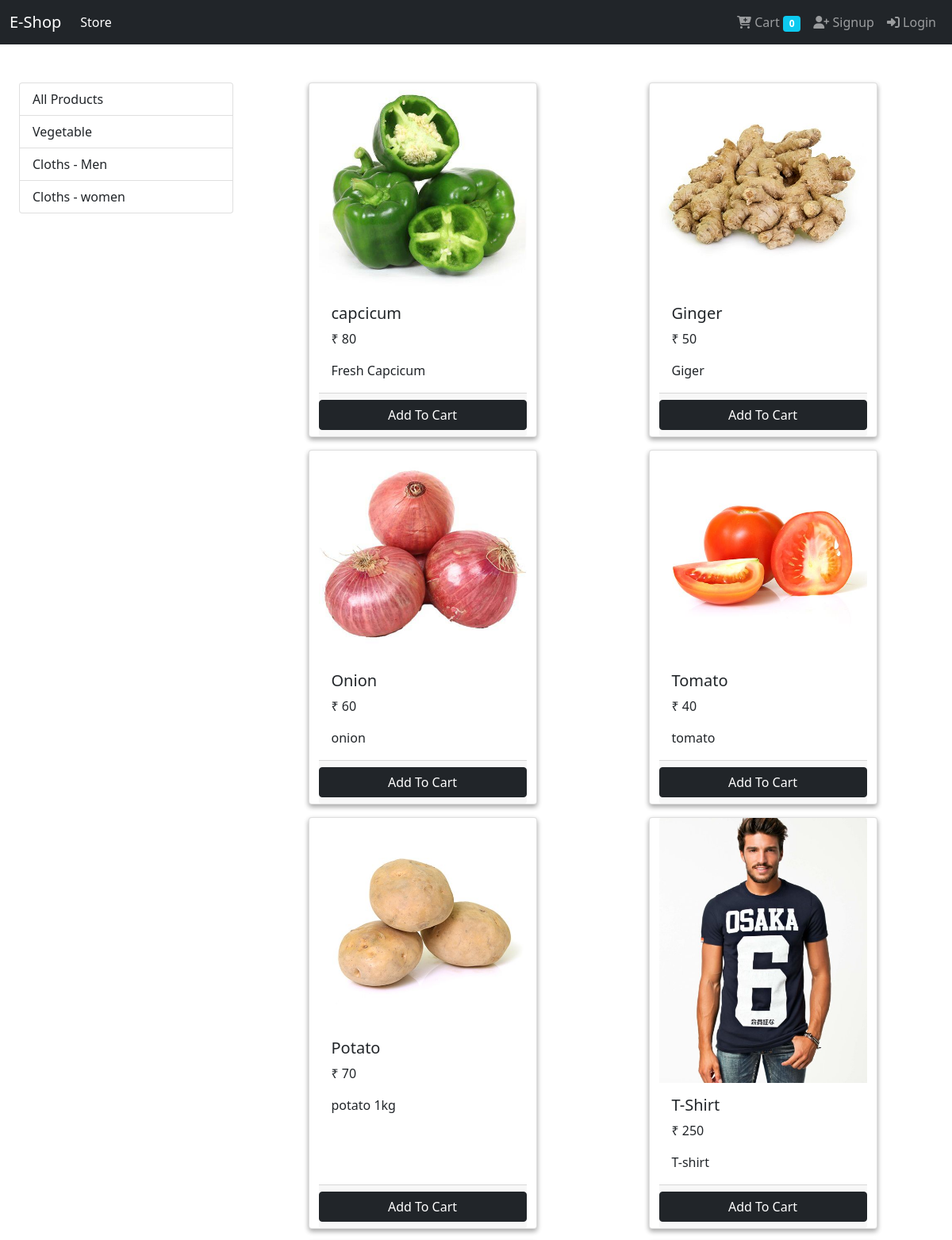
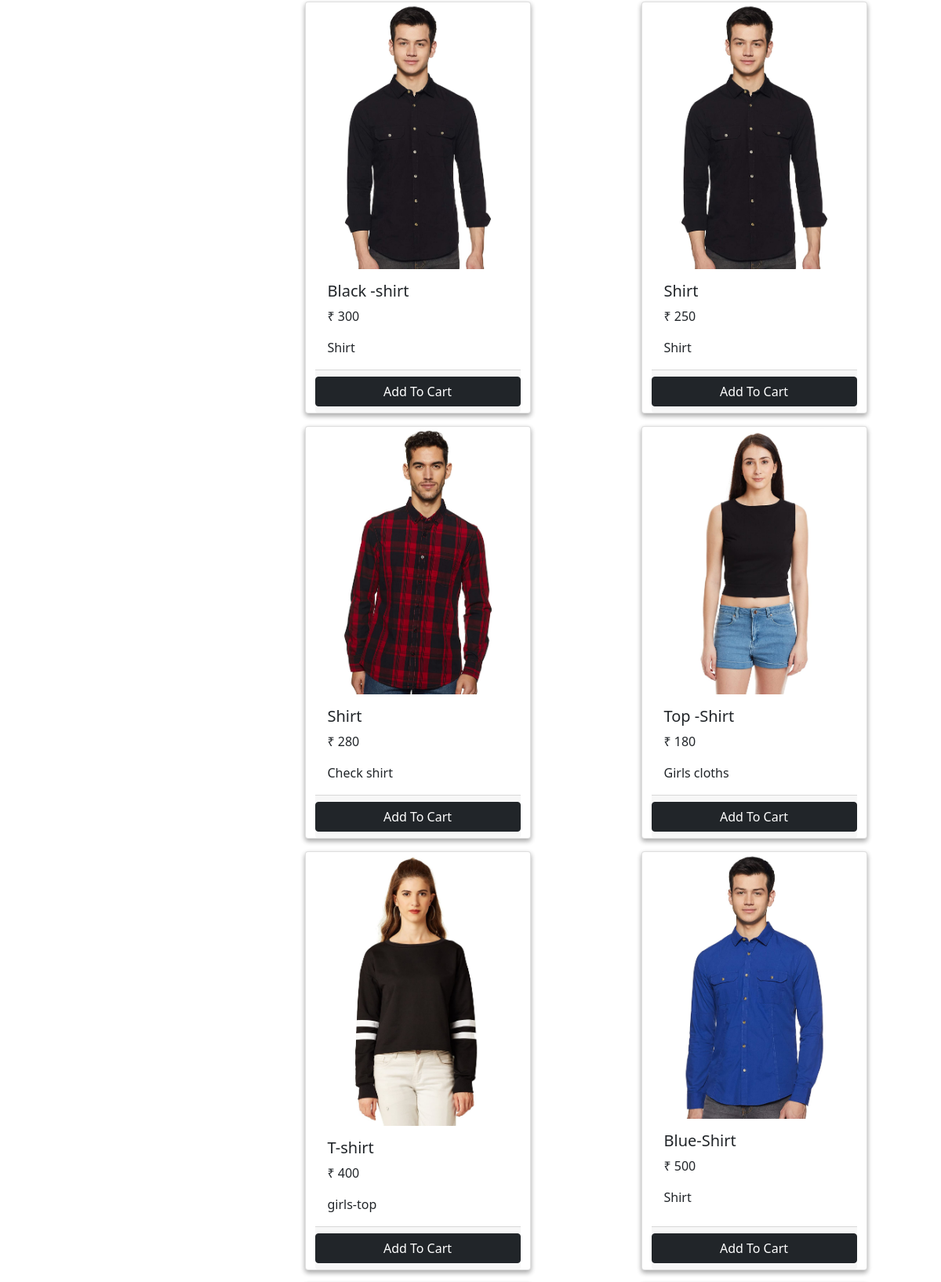
The page / (upper part) on the database its author committed (2 pictures, top to bottom).
### store/models/category.py (models this page shows, shortened)
class Category(models.Model):
    name=models.CharField(max_length=20)
    @staticmethod
    def get_all_categories():
        return Category.objects.all()

### store/models/product.py (models this page shows, shortened)
class Product(models.Model):
    name=models.CharField(max_length=50)
    price=models.IntegerField(default=0)
    category= models.ForeignKey(Category,on_delete=models.CASCADE ,default=1)
    description=models.CharField(max_length=200,default='' , null=True, blank=True)
    image=models.ImageField(upload_to='upload/product/')
    @staticmethod
    def get_all_products():
        return Product.objects.all()

### store/views/home.py (the view, shortened to what this page needs)
# urls.py: path('',Index.as_view() ,name='homepage'),
class Index(View):
    def get(self, request):
        cart=request.session.get('cart')
        if not cart:
            request.session['cart']={}
        products = None
        categories = Category.get_all_categories()
        categoryid = request.GET.get('category')
        if categoryid:
            products = Product.get_all_product_by_categoryid(categoryid)
        else:
            products = Product.get_all_products()
        data = {}
        data['products'] = products
        data['categories'] = categories
        return render(request, 'app/index.html', data)

### store/templatetags/cart.py (called while the page is built)
@register.filter(name='is_in_cart')
def is_in_cart(product  , cart):
    keys = cart.keys()
    for id in keys:
        if int(id) == product.id:
            return True
    return False

### store/templatetags/custom_filter.py (called while the page is built)
@register.filter(name='currency')
def currency(number):
    return '₹ '+str(number)

### store/templates/app/index.html (shortened to what this page needs)
{% extends 'app/base.html' %}
{% block content %}
{% load cart %}
{% load custom_filter %}
<div class="container-fluid mt-5">
    <div class="row">
        <div class="col-lg-3 col-md-10 mb-5 ">
            <div class="list-group">
                <a href="/" class="list-group-item list-group-item-action">All Products</a>
                {% for category in categories %}
                <a href="/?category={{category.id}}"
                    class="list-group-item list-group-item-action">{{category.name}}</a>
                {% endfor %}
            </div>
        </div>
        <div id="products" class="col-lg-9">
            <div class="row  mx-auto">
                {% for product in products %}
                <div class="card mx-auto mb-3" id="{{product.id}}" style="width: 18rem; box-shadow: rgba(0, 0, 0, 0.16) 0px 3px 6px, rgba(0, 0, 0, 0.23) 0px 3px 6px;">
                    <img src="{{product.image.url}}" class="card-img-top" alt="{{product.name}}">
                    <div class="card-body">
                        <h5 class="card-title">{{product.name}}</h5>
                        <p class="card-text">{{product.price|currency}}</p>
                        <p class="card-text">{{product.description}}</p>
                    </div>
                    <div class="card-footer p-0  no-gutter ">
                        {% if product|is_in_cart:request.session.cart %}
                        <div class="row ">
                            <form action="/#{{product.id}}" method="POST" class="col-2 p-0">
                                {% csrf_token %}
                                <input type="text" hidden name="product" value="{{product.id}}">
                                <input type="text" hidden name="remove" value="True">
                                <input type="submit" value=" - " class=" btn btn-block btn-dark ">
                            </form>
                            <div class="text-center col-8">{{product|cart_quantity:request.session.cart}} in cart</div>
                            <form action="/#{{product.id}}" method="POST" class="col-2 p-0">
                                {% csrf_token %}
                                <input type="text" hidden name="product" value="{{product.id}}">
                                <input type="submit" value=" + " class=" btn btn-block btn-dark ">
                            </form>
                        </div>
                        {% else %}
                        <form action="/#{{product.id}}" method="POST" class="d-grid gap-2 mt-2 mb-2">
                            <input type="submit" value="Add To Cart" class="btn btn-dark ">
                        </form>
                        {% endif %}
                    </div>
                </div>
                {% endfor %}
            </div>
        </div>
    </div>
</div>
{% endblock %}

### store/templates/app/base.html (shortened to what this page needs)
<!doctype html>
<html lang="en">
<head>
    <link href="https://cdn.jsdelivr.net/npm/bootstrap@5.0.2/dist/css/bootstrap.min.css" rel="stylesheet"
>
    <link rel="stylesheet" href="https://cdnjs.cloudflare.com/ajax/libs/font-awesome/6.1.1/css/all.min.css" />
</head>
<body>
    <nav class="navbar navbar-expand-lg navbar-dark bg-dark  sticky-top ">
        <div class="container-fluid">
            <a class="navbar-brand" href="/">E-Shop</a>
            <div class="collapse navbar-collapse" id="navbarSupportedContent">
                <ul class="navbar-nav me-auto mb-2 mb-lg-0">
                    <li class="nav-item">
                        <a class="nav-link active" aria-current="page" href="#">Store</a>
                    </li>
                </ul>
                <ul class="navbar-nav mr-auto mb-2 mb-lg-0">
                    <li class="nav-item">
                        <a class="nav-link" href="/cart"><i class="fa-solid fa-cart-plus"></i> Cart
                            <span class="badge bg-info">{{request.session.cart.keys|length}}</span></a>
                    </li>
                    {% if request.session.customer %}
                    <li class="nav-item">
                        <a class="nav-link" href="/order"><i class="fa-solid fa-list"></i></i> Order</a>
                    </li>
                    <li class="nav-item">
                        <a class="nav-link" href="logout"><i class="fa-solid fa-right-from-bracket"></i> Logout</a>
                    </li>
                    {% else %}
                    <li class="nav-item">
                        <a class="nav-link" href="signup"><i class="fa-solid fa-user-plus"></i> Signup</a>
                    </li>
                    <li class="nav-item">
                        <a class="nav-link " aria-current="page" href="login"><i class="fa-solid fa-right-to-bracket"></i> Login</a>
                    </li>
                    {% endif %}
                </ul>
            </div>
        </div>
    </nav>
    <div class="container-fluid " >
        {% block content %}
        {% endblock %}
    </div>
</body>
</html>

### rows shown on the page
Category: name "Vegetable"
Category: name "Cloths - Men"
Category: name "Cloths - women"
Product: image (picture), name "capcicum", price "₹ 80", description "Fresh Capcicum"
Product: image (picture), name "Ginger", price "₹ 50", description "Giger"
Product: image (picture), name "Onion", price "₹ 60", description "onion"
Product: image (picture), name "Tomato", price "₹ 40", description "tomato"
Product: image (picture), name "Potato", price "₹ 70", description "potato 1kg"
Product: image (picture), name "T-Shirt", price "₹ 250", description "T-shirt"
Product: image (picture), name "Black -shirt", price "₹ 300", description "Shirt"
Product: image (picture), name "Shirt", price "₹ 250", description "Shirt"
Product: image (picture), name "Shirt", price "₹ 280", description "Check shirt"
Product: image (picture), name "Top -Shirt", price "₹ 180", description "Girls cloths"
Product: image (picture), name "T-shirt", price "₹ 400", description "girls-top"
Product: image (picture), name "Blue-Shirt", price "₹ 500", description "Shirt"

### other values the page prints
{{ request.session.cart.keys|length }} "0"
